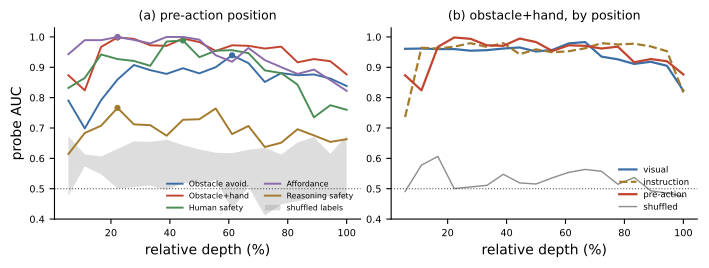

Python code for this plot:
"""fig_probe.pdf -- layerwise linear-probe AUC for pi0.5 on LIBERO-Safety.

Provenance: knowledge_action_gap/e2_probes_pi05_<suite>_results.json, five suites.
Each file carries model="pi0.5-LIBERO-Safety", n_examples=150, depth=18, and
    layerwise_auc                {visual, instruction, pre_action}  [18]
    layerwise_auc_shuffled_labels{visual, instruction, pre_action}  [18]
The peak of layerwise_auc['pre_action'] reproduces the "Pre-action AUC" column of
Table II exactly for all five suites; the mean of the shuffled series reproduces
the "Shuffled" column.  Nothing here is re-derived from the paper text.
"""
import json, os
import matplotlib
matplotlib.use("Agg")
import matplotlib.pyplot as plt
import numpy as np

SRC = "/ocean/projects/cis250185p/asingal/knowledge_action_gap"
SUITES = [("obstacle_avoidance",       "Obstacle avoid."),
          ("obstacle_avoidance_human", "Obstacle+hand"),
          ("human_safety",             "Human safety"),
          ("affordance",               "Affordance"),
          ("reasoning_safety",         "Reasoning safety")]
COL = ["#3b6ea5", "#c1442e", "#4c8c56", "#8a6bab", "#a37a2c"]

data = {}
for key, _ in SUITES:
    with open(os.path.join(SRC, f"e2_probes_pi05_{key}_results.json")) as fh:
        data[key] = json.load(fh)

fig, (axA, axB) = plt.subplots(1, 2, figsize=(7.0, 2.6))

# (a) pre-action AUC across depth, all suites, with the shuffled-label envelope
shuf = []
for i, (key, label) in enumerate(SUITES):
    d = data[key]
    pa = np.asarray(d["layerwise_auc"]["pre_action"])
    x = np.arange(1, len(pa) + 1) / len(pa) * 100
    axA.plot(x, pa, color=COL[i], lw=1.4, label=label)
    j = int(np.argmax(pa))
    axA.plot(x[j], pa[j], "o", color=COL[i], ms=3.5)
    shuf.append(np.asarray(d["layerwise_auc_shuffled_labels"]["pre_action"]))
shuf = np.vstack(shuf)
xs = np.arange(1, shuf.shape[1] + 1) / shuf.shape[1] * 100
axA.fill_between(xs, shuf.min(0), shuf.max(0), color="0.55", alpha=0.30, lw=0,
                 label="shuffled labels")
axA.axhline(0.5, color="0.35", lw=0.8, ls=":")
axA.set_xlabel("relative depth (%)"); axA.set_ylabel("probe AUC")
axA.set_ylim(0.40, 1.03); axA.set_title("(a) pre-action position", fontsize=9)
axA.legend(fontsize=5.6, loc="lower right", frameon=False, ncol=2)

# (b) the three token positions on the byte-identical suite
d = data["obstacle_avoidance_human"]
for pos, lab, c, ls in [("visual", "visual", "#3b6ea5", "-"),
                        ("instruction", "instruction", "#a37a2c", "--"),
                        ("pre_action", "pre-action", "#c1442e", "-")]:
    y = np.asarray(d["layerwise_auc"][pos])
    x = np.arange(1, len(y) + 1) / len(y) * 100
    axB.plot(x, y, color=c, ls=ls, lw=1.6, label=lab)
sb = np.asarray(d["layerwise_auc_shuffled_labels"]["pre_action"])
axB.plot(np.arange(1, len(sb) + 1) / len(sb) * 100, sb, color="0.55", lw=1.0,
         label="shuffled")
axB.axhline(0.5, color="0.35", lw=0.8, ls=":")
axB.set_xlabel("relative depth (%)")
axB.set_ylim(0.40, 1.03); axB.set_title("(b) obstacle+hand, by position", fontsize=9)
axB.legend(fontsize=6.2, loc="lower right", frameon=False)

for ax in (axA, axB):
    ax.tick_params(labelsize=7)
    for s in ("top", "right"):
        ax.spines[s].set_visible(False)

fig.tight_layout(pad=0.4)
fig.savefig("fig_probe.pdf", bbox_inches="tight")
print("wrote fig_probe.pdf")
